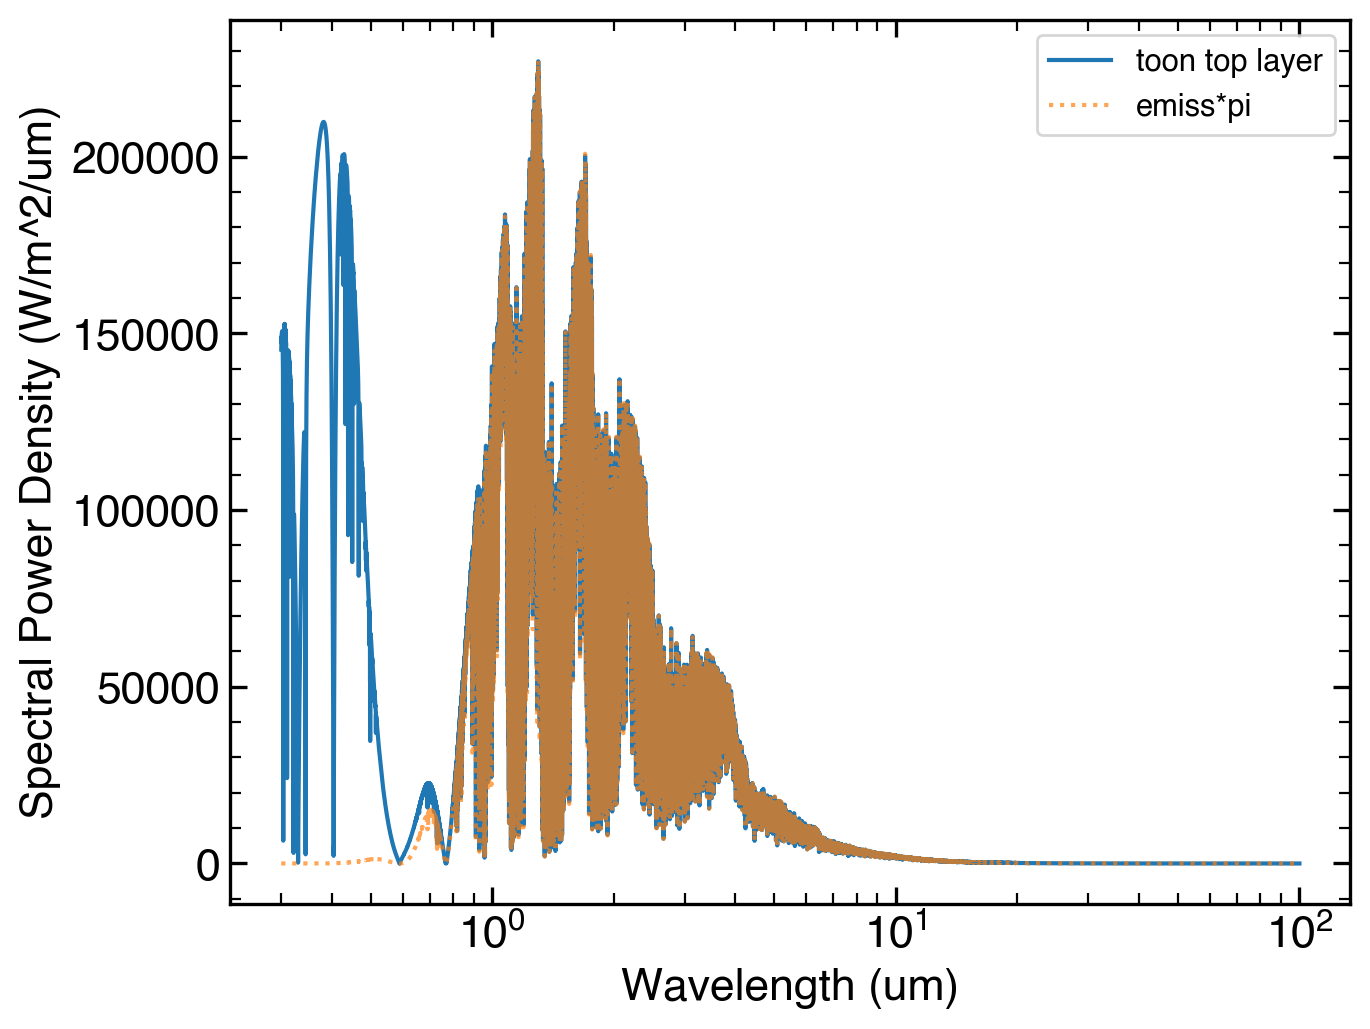

This chart was generated by the following Python code:
import numexpr as ne
import pdb
import scarlet
from scarlet import radutils as rad
from numba import jit, vectorize
import numpy as np
from matplotlib import pyplot as plt
from numpy import exp, zeros, where, sqrt, cumsum , pi, outer, sinh, cosh, min, dot, array,log, log10
import matplotlib.pyplot as plt
from auxbenneke.constants import unitfac, pi, day, Rearth, Mearth, Mjup, Rjup, sigmaSB, cLight, hPlanck, parsec, Rsun, au, G, kBoltz, uAtom,mbar, uAtom


if __name__ == "__main__":
    atm = scarlet.loadAtm('/Users/justinlipper/Research/GitHub/scarlet_results/FwdRuns20240630_0.3_100.0_64_nLay60/HD_209458_b/HD_209458_b_Metallicity1_CtoO0.54_pQuench1e-99_TpNonGrayTradTint75.0f0.25A0.1_pCloud100000.0mbar.atm')
    #atm = scarlet.loadAtm('/Users/justinlipper/Research/GitHub/scarlet_results/FwdRuns20240307_0.3_100.0_64_nLay60/HD_209458_b/HD_209458_b_Metallicity75_CtoO0.54_pQuench1e-99_TpNonGrayTint75.0f0.25A0.1_pCloud100000.0mbar.atm')

extinctCoef=atm.opac['extinctCoef']
scatCoef=atm.opac['scatCoef']

toon=atm.multiScatToon(atm.IrradStar,extinctCoef,scatCoef,atm.T,ref=False)
emiss=atm.calcEmissionSpectrum(extinctCoef)
plt.plot(atm.wave,toon[0][0],label='toon top layer')
plt.xlabel('Wavelength (um)')
plt.ylabel('Spectral Power Density (W/m^2/um)')
plt.xscale('log')
plt.plot (atm.wave,emiss*np.pi,linestyle='dotted',label='emiss*pi',alpha=0.7)
plt.xscale('log')
plt.legend()
plt.savefig('compare_noref.png')

